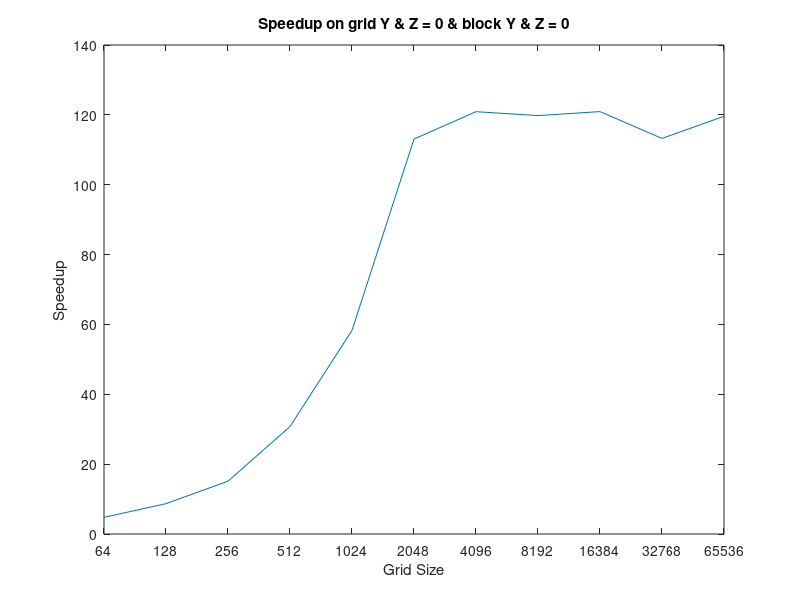

Here is the MATLAB script that generated this plot:
y=   [4.774130647
  8.692033294
  15.11217949
  30.76113275
  58.29698858
  113.0747701
  120.9063702
  119.7947841
  120.931226
  113.2554392
  119.5901639
];

x = [6 7 8 9 10 11 12 13 14 15 16];

plot(x,y);

xlabel("Grid Size");
ylabel("Speedup");
set(gca,'XTick',x)
xticklabels({'64','128','256','512','1024','2048','4096','8192','16384','32768','65536'});

title ("Speedup on grid Y & Z = 0 & block Y & Z = 0");
